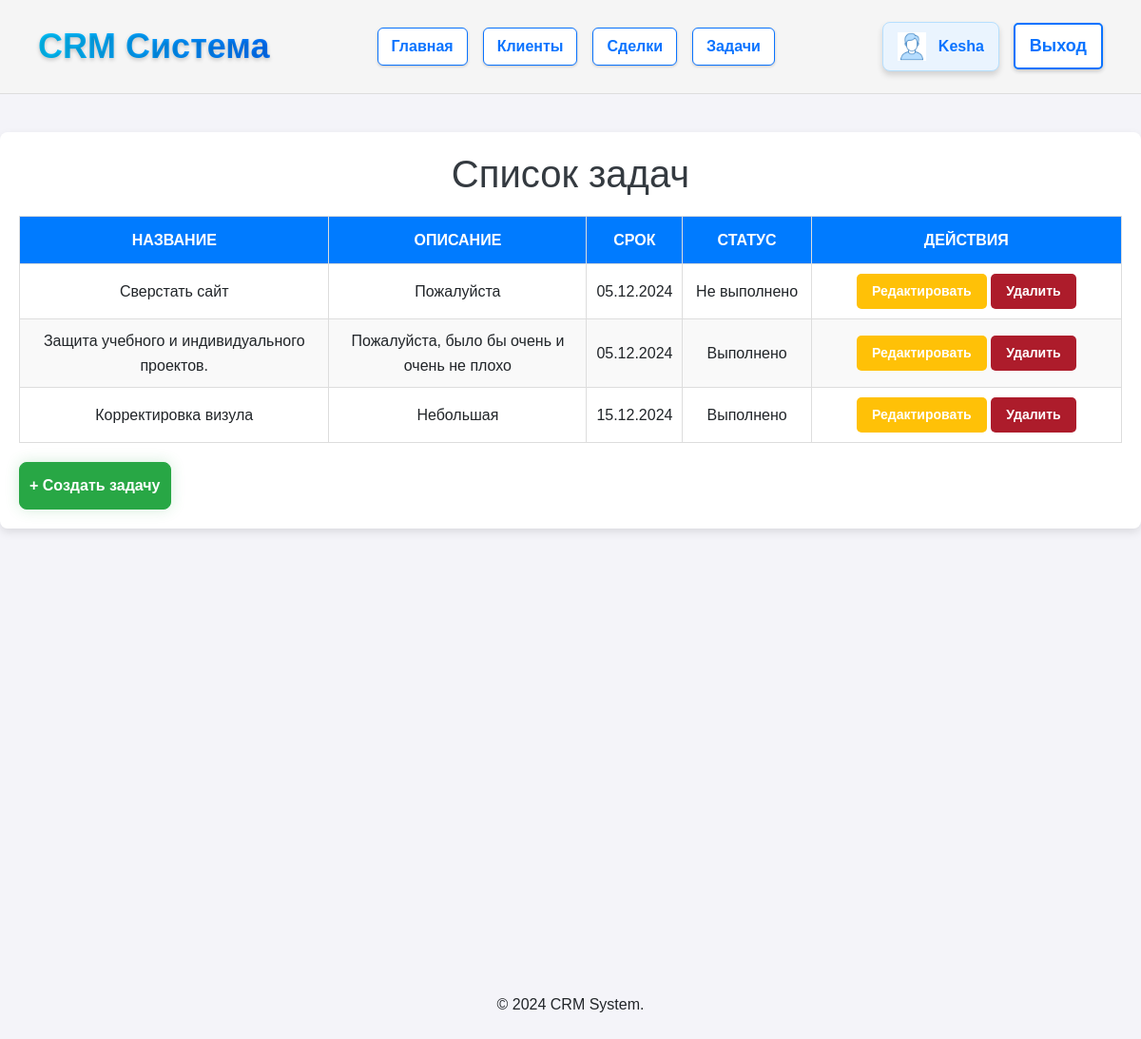
The app's page /task/ (signed in), older data.
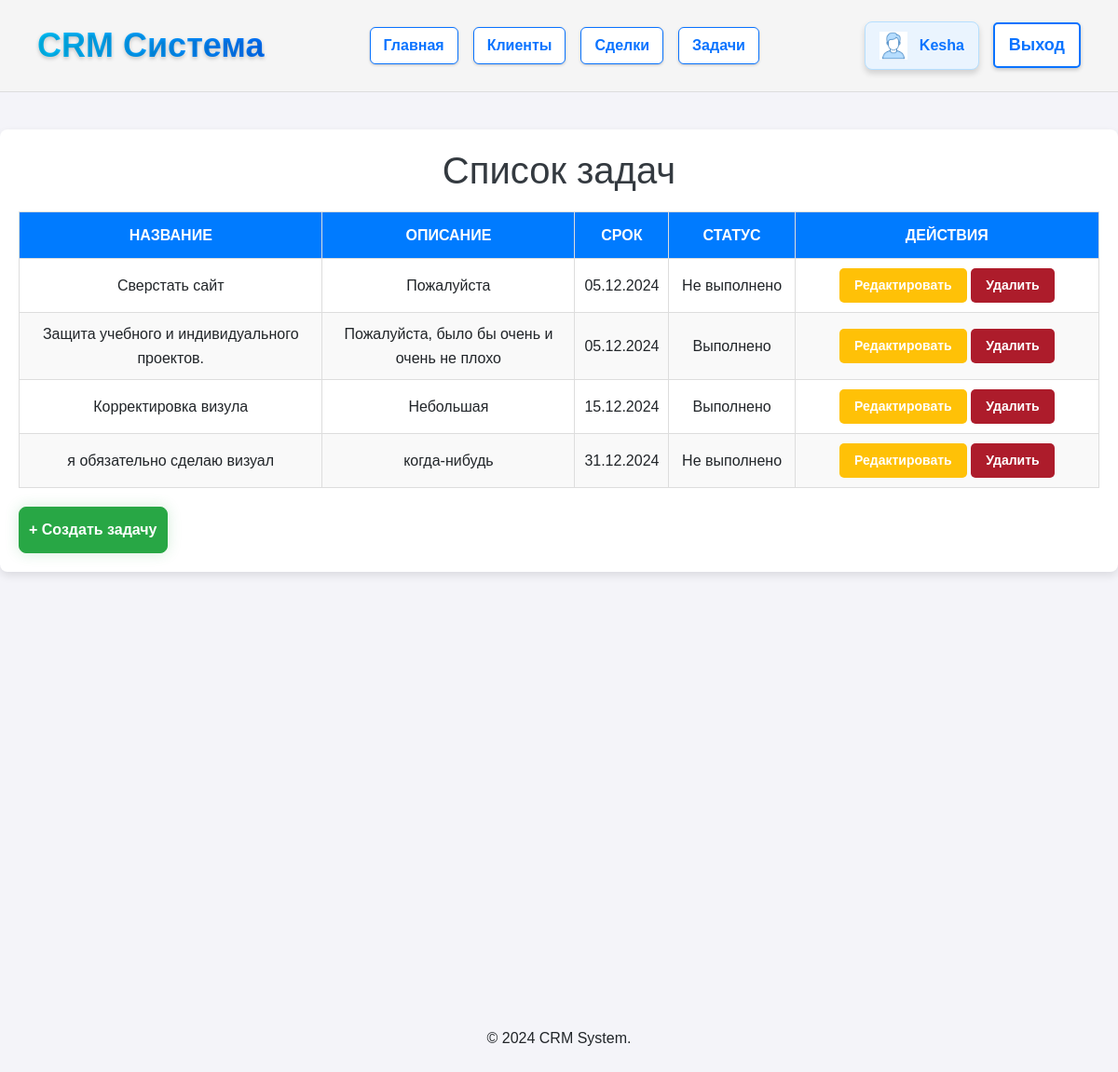
The same page, newer data.
### crm/models.py (models this page shows, shortened)
class Task(models.Model):
    title = models.CharField(default="", max_length=200, verbose_name="Название задачи")
    description = models.TextField(default="", blank=True, verbose_name="Описание")
    deadline = models.DateField( verbose_name="Срок выполнения")
    is_completed = models.BooleanField( verbose_name="Выполнена")

### crm/views.py (the view)
# urls.py: path('task/', views.task, name='task'),
def task(request):
    task = Task.objects.all()
    return render(request, 'crm/task.html', {'task': task})

### crm/templates/crm/task.html (shortened to what this page needs)
{% extends 'crm/base.html' %}
{% block content %}
<!DOCTYPE html>
<html lang="en">
<head>
</head>
<body>    <div class="container">
        <h1>Список задач</h1>
        <table>
            <thead>
                <tr>
                    <th>Название</th>
                    <th>Описание</th>
                    <th>Срок</th>
                    <th>Статус</th>
                    <th>Действия</th>
                </tr>
            </thead>
            <tbody>
                {% for task in task %}
                <tr>
                    <td>{{ task.title }}</td>
                    <td>{{ task.description }}</td>
                    <td>{{ task.deadline|date:"d.m.Y" }}</td>
                    <td>
                        {% if task.is_completed %}
                        Выполнено
                        {% else %}
                        Не выполнено
                        {% endif %}
                    </td>
                    <td>
                        <a href="{% url 'edit_task' task.id %}" class="btn btn-warning btn-sm">Редактировать</a>
                        <a href="{% url 'delete_task' task.id %}" onclick="return confirm('Вы уверены?');" class="btn btn-danger btn-sm">Удалить</a>
                    </td>
                </tr>
                {% empty %}
                <tr>
                    <td colspan="5" class="no-tasks">Нет задач</td>
                </tr>
                {% endfor %}
            </tbody>
        </table>
        <a href="{% url 'add_task' %}" class="btn btn-success mt-3">+ Создать задачу</a>
    </div>
</body>
</html>
{% endblock %}

Row changes from the older to the newer data that the page shows:
added Task: title "я обязательно сделаю визуал", description "когда-нибудь", deadline "31.12.2024", is_completed "Не выполнено"
